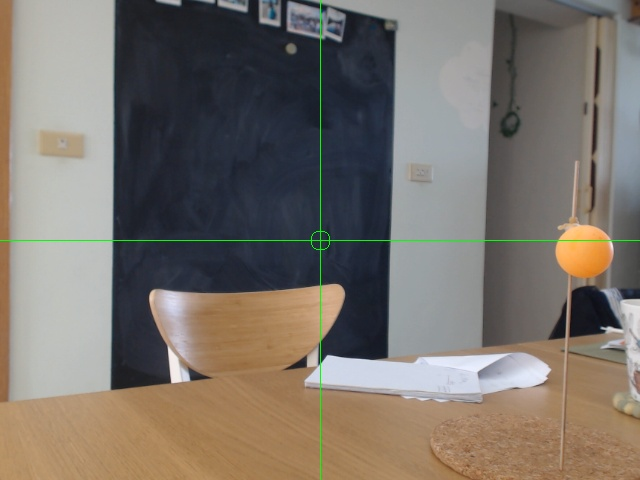
#> input picture week14/Position1(z69cm)_Cam0.jpg, 640 x 480 px
$ python ex5.py
#> lines starting #> are read from the running program, lines starting #| are printed output that depends on the picture; after the words box and inside, x2 and y2 are one past the last pixel; in counts of white or black regions, pixels touching at a corner belong together
import numpy as np
import cv2
import random


def findCircle(image):
    gray = cv2.cvtColor(image, cv2.COLOR_RGB2GRAY)
    circles = cv2.HoughCircles(gray, cv2.HOUGH_GRADIENT, 1,
                               300, param1=50, param2=30, minRadius=20, maxRadius=40)
    return circles[0]


def drawCircle(image, x, y, r):
    cv2.circle(image, (int(x), int(y)), int(r), (0, 0, 255), 2, cv2.LINE_AA)


def puttext(image, text, x, y):
    cv2.putText(image, text, (x, y), cv2.FONT_HERSHEY_SIMPLEX,
                1, (0, 0, 255), 2, cv2.LINE_AA)


def xy_axes(image, w, h):
    cv2.line(image, (0, int(h/2)), (w, int(h/2)), (0, 255, 0), 2)
    cv2.line(image, (int(w/2), 0), (int(w/2), h), (0, 255, 0), 2)
    cv2.circle(image, (int(w/2), int(h/2)), 10, (0, 255, 0), 2)


def drawCntMax(image, cntMax):
    rect = cv2.minAreaRect(cntMax)
    box = np.int0(cv2.boxPoints(rect))
    cv2.drawContours(image, [box], 0, (0, 0, 255), 2)
    xc = int(rect[0][0])
    yc = int(rect[0][1])
    return (xc, yc)


f0 = 675
f1 = 593
l = 18  # cm

# =================================== #
img0 = cv2.imread('Position1(z69cm)_Cam0.jpg')
#> img0 is the input picture: shape (480, 640, 3); mean B, G, R 106.6, 114.3, 121.5
h0, w0, a0 = img0.shape
#> h0 = 480; w0 = 640; a0 = 3

circle0 = findCircle(img0)
#> in findCircle, `gray = cv2.cvtColor(image, cv2.COLOR_RGB2GRAY)`:
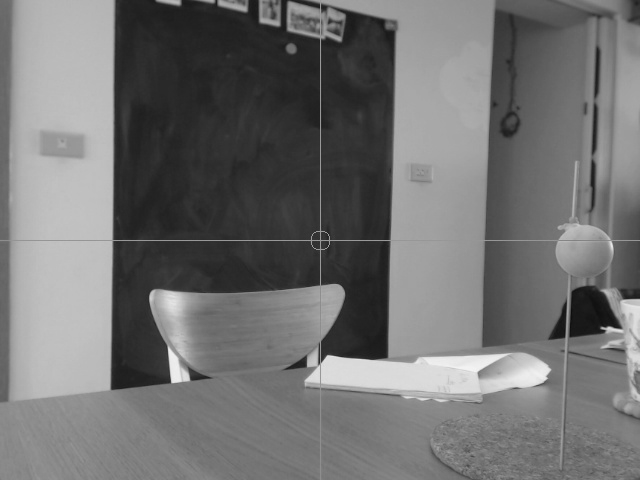
#> gray: shape (480, 640); min 13, max 245, mean 112.8
#> in findCircle, `circles = cv2.HoughCircles(gray, cv2.HOUGH_GRADIENT, 1, 300, param1=50..`: circles = [[577.5, 250.5, 22.8]]
#> circle0 = [[577.5, 250.5, 22.8]]
x0 = circle0[0][0]
#> x0 = 577.5
y0 = circle0[0][1]
#> y0 = 250.5
r0 = circle0[0][2]
#> r0 = 22.8
Vx0 = np.arctan((x0-w0/2)/f0)*180/np.pi
#> Vx0 = 20.88
Vy0 = np.arctan((y0-h0/2)/f0)*180/np.pi
#> Vy0 = 0.891

drawCircle(img0, x0, y0, r0)
#> in drawCircle, `cv2.circle(image, (int(x), int(y)), int(r), (0, 0, 255), 2, cv2.LINE_AA)`:
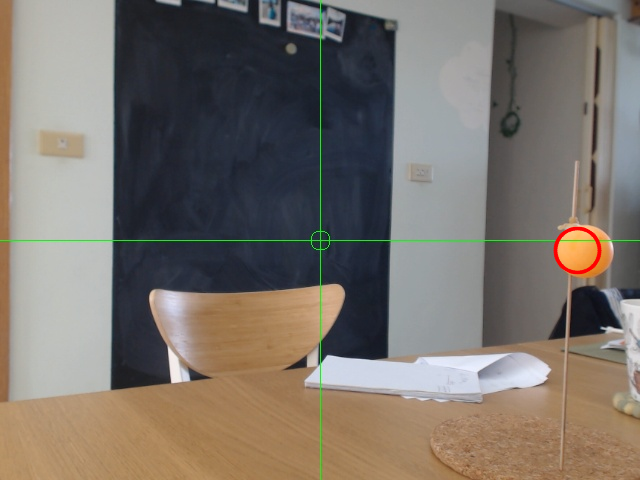
#> image: shape (480, 640, 3); 0.24% of pixels changed, all inside (x1, y1, x2, y2) = (553, 226, 602, 275)

# =================================== #

img1 = cv2.imread('Position1(z69cm)_Cam1.jpg')
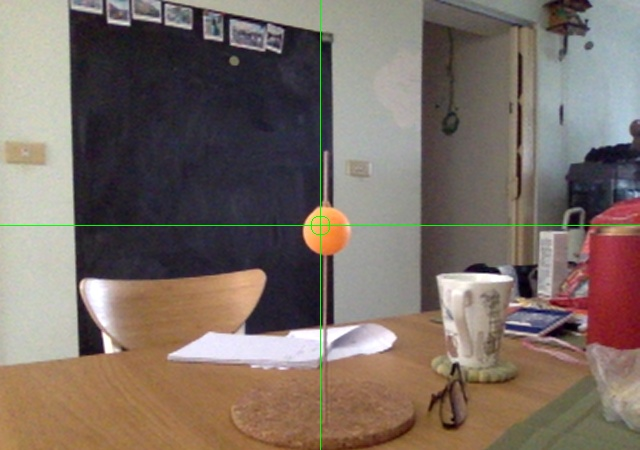
#> input picture week14/Position1(z69cm)_Cam1.jpg, 640 x 450 px
#> img1 is the input picture: shape (450, 640, 3); mean B, G, R 101.2, 109.6, 122.8
h1, w1, a1 = img1.shape
#> h1 = 450; w1 = 640; a1 = 3

circle1 = findCircle(img1)
#> in findCircle (call 2), `gray = cv2.cvtColor(image, cv2.COLOR_RGB2GRAY)`:
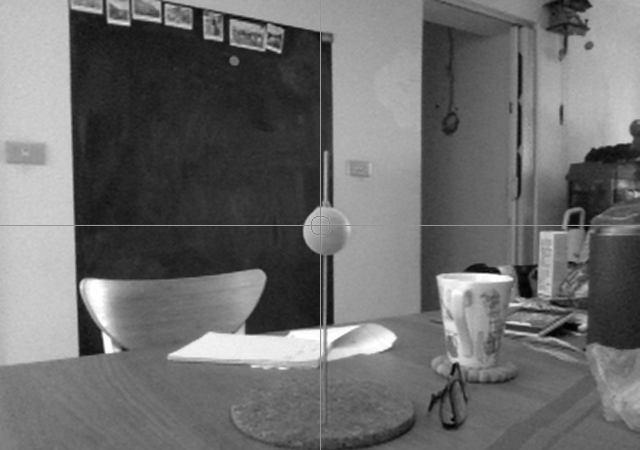
#> gray: shape (450, 640); min 1, max 255, mean 108.6
#> in findCircle (call 2), `circles = cv2.HoughCircles(gray, cv2.HOUGH_GRADIENT, 1, 300, param1=50..`: circles = [[326.5, 230.5, 23.3]]
#> circle1 = [[326.5, 230.5, 23.3]]
x1 = circle1[0][0]
#> x1 = 326.5
y1 = circle1[0][1]
#> y1 = 230.5
r1 = circle1[0][2]
#> r1 = 23.3
Vx1 = np.arctan((x1-w1/2)/f1)*180/np.pi
#> Vx1 = 0.628
Vy1 = np.arctan((y1-h1/2)/f1)*180/np.pi
#> Vy1 = 0.531

drawCircle(img1, x1, y1, r1)
#> call 2 of drawCircle, with x = 326.5, y = 230.5, r = 23.3
#> in drawCircle (call 2), `cv2.circle(image, (int(x), int(y)), int(r), (0, 0, 255), 2, cv2.LINE_AA)`:
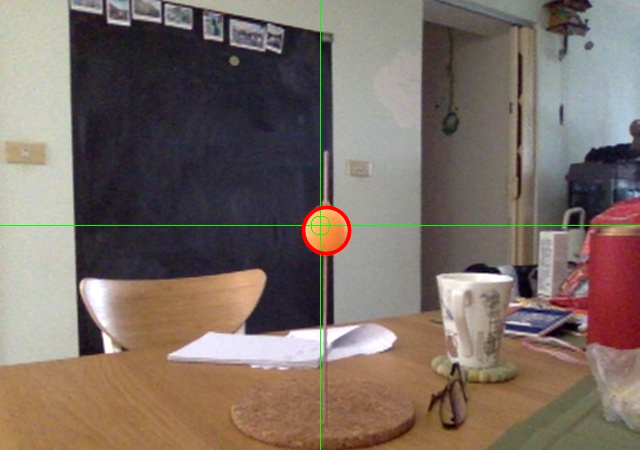
#> image: shape (450, 640, 3); 0.26% of pixels changed, all inside (x1, y1, x2, y2) = (301, 205, 352, 256)

# =================================== #

a0 = np.arctan2((Vx0-w0/2), f0)
#> a0 = -0.417
a1 = np.arctan2((Vx1-w1/2), f1)
#> a1 = -0.494

b0 = np.arctan2((Vy0-h0/2), f0)
#> b0 = -0.34
b1 = np.arctan2((Vy1-h1/2), f1)
#> b1 = -0.362

z = l/(np.tan(a0)-np.tan(a1))
#> z = 188.6
x = l/2*(np.tan(a0)+np.tan(a1))/(np.tan(a0)-np.tan(a1))
#> x = -92.58
y0 = z*np.tan(b0)
#> y0 = -66.82
y1 = z*np.tan(b1)
#> y1 = -71.4


textPosition = f"({np.round(x, 1)},{np.round(y0, 1)},{np.round(z, 1)})"
#> textPosition = '(-92.6,-66.8,188.6)'
puttext(img0, textPosition, 300, 140)
puttext(img1, textPosition, 300, 140)

xy_axes(img0, w0, h0)
xy_axes(img1, w1, h1)
#> call 2 of xy_axes, with w = 640, h = 450
#> in xy_axes (call 2), `cv2.line(image, (0, int(h/2)), (w, int(h/2)), (0, 255, 0), 2)`:
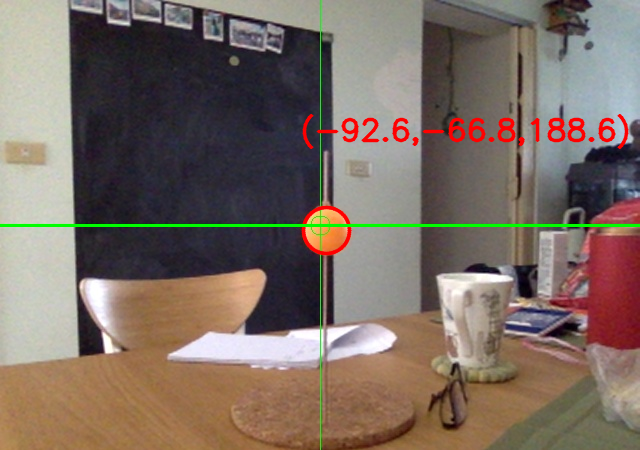
#> image: shape (450, 640, 3); mean B, G, R 99.3, 108.8, 123.4
#> in xy_axes (call 2), `cv2.circle(image, (int(w/2), int(h/2)), 10, (0, 255, 0), 2)`:
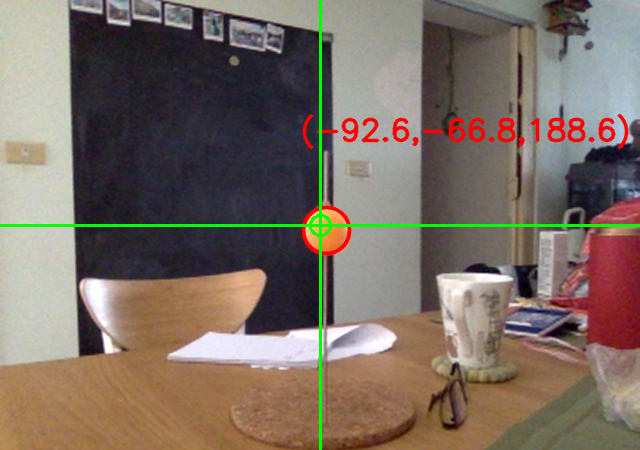
#> image: shape (450, 640, 3); mean B, G, R 99, 109.4, 122.9

cv2.imshow('c0', img0)
cv2.imshow('c1', img1)

cv2.waitKey()
cv2.destroyAllWindows()
